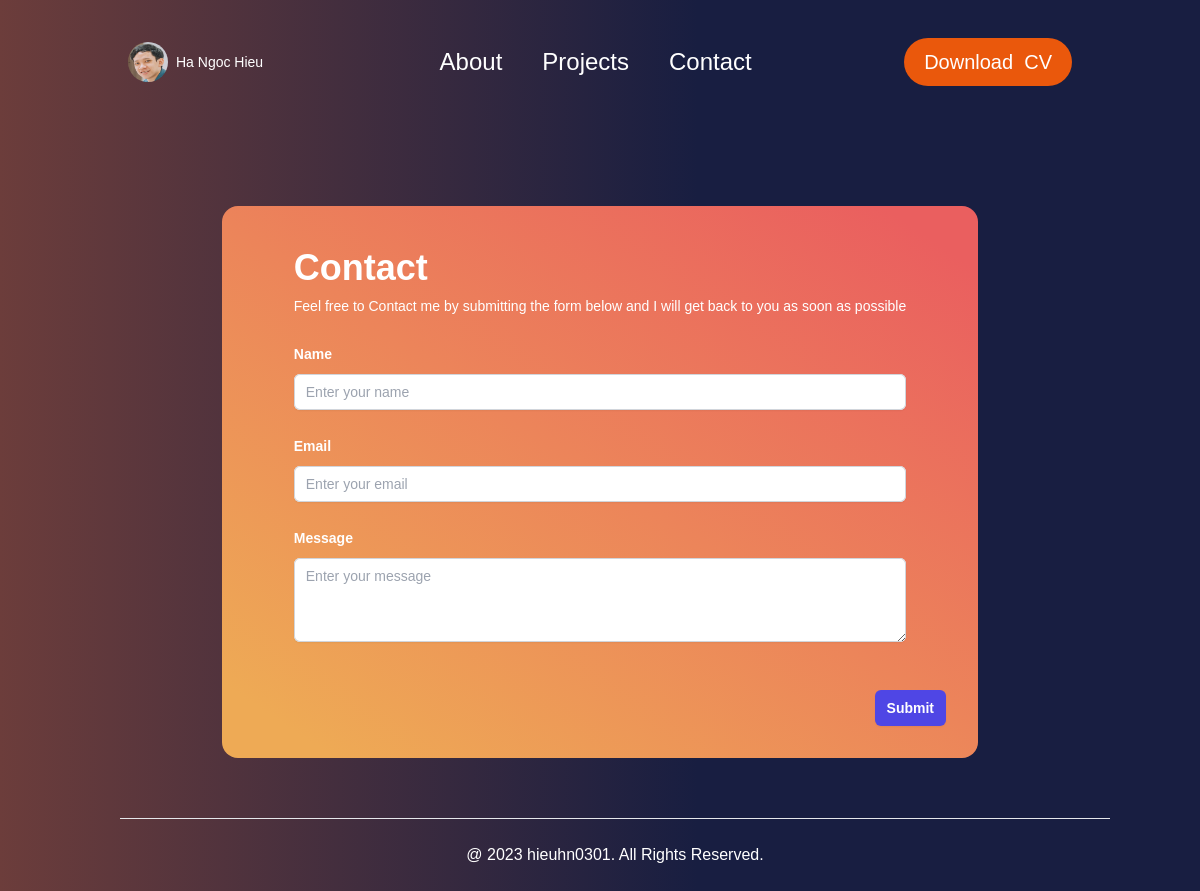
The app's page /contact with its own data.
### app/models.py (models this page shows, shortened)
class UserInfo(User):
    middle_name = models.CharField('middle name', max_length=50, blank=True, null=True)
    dob = models.DateField()
    phone = models.CharField(max_length=15, validators=[validate_phone])
    introduction = models.TextField()
    position = models.CharField(max_length=50)
    avatar = models.ImageField(upload_to='static/images/', blank=True, null=True)
    image = models.ImageField(upload_to='static/images/', blank=True, null=True)
    facebook_link = models.CharField(max_length=100, blank=True, null=True)
    linkedin_link = models.CharField(max_length=100, blank=True, null=True)
    github_link = models.CharField(max_length=100, blank=True, null=True)
    twitter_link = models.CharField(max_length=100, blank=True, null=True)
    def get_full_name(self):
        if self.middle_name:
            return "%s %s %s" % (self.last_name, self.middle_name, self.first_name)
        return "%s %s" % (self.last_name, self.first_name)

### app/views.py (the view, shortened to what this page needs)
# urls.py: path('contact', views.ContactView.as_view(), name='contact'),
class ContactView(BaseView):
    template_name = 'contact.html'
    def get(self, request, *args, **kwargs):
        form = ContactForm()
        return render(request, self.template_name, {"form": form, "user_info": self.user})

### app/forms.py
class ContactForm(ModelForm):
    name = forms.CharField(required=True)
    email = forms.EmailField(required=True)
    message = forms.CharField(required=True)
    class Meta:
        model = Contact
        fields = ['name', 'email', 'message']

### templates/contact.html (shortened to what this page needs)
{% extends 'base.html' %}
{% block content %}
<section class="w-[75%] mx-auto mt-10">
    <form class="flex flex-col justify-center items-center text-white p-8 rounded-2xl" style="background: linear-gradient(214deg, #EA5F5F 6.04%, #EA5 92.95%);"
          method="post"
          action="{% url 'app:contact' %}">
      <div class="space-y-12 mt-4">
        <div class="pb-12">
          <h1 class="text-4xl font-bold leading-7">Contact</h1>
          <p class="text-center mt-3 text-sm leading-6">Feel free to Contact me by submitting the form below and I will get back to you as soon as possible</p>
          <div class="mt-6 grid grid-cols-1 gap-x-6 gap-y-6">
            <div class="col-span-full">
              <label for="name" class="block text-sm font-bold leading-6">Name</label>
              <div class="mt-2">
                <input id="name"
                       name="name"
                       placeholder="Enter your name"
                       class="block w-full rounded-md border-0 py-1.5 text-gray-900 shadow-sm ring-1 ring-inset ring-gray-300 placeholder:text-gray-400 focus:ring-2 focus:ring-inset focus:ring-indigo-600 sm:text-sm sm:leading-6"></input>
              </div>
            </div>
            <div class="col-span-full">
              <label for="email" class="block text-sm font-bold leading-6">Email</label>
              <div class="mt-2">
                <input id="email" name="email"
                       placeholder="Enter your email"
                       class="block w-full rounded-md border-0 py-1.5 text-gray-900 shadow-sm ring-1 ring-inset ring-gray-300 placeholder:text-gray-400 focus:ring-2 focus:ring-inset focus:ring-indigo-600 sm:text-sm sm:leading-6"></input>
              </div>
            </div>
            <div class="col-span-full">
              <label for="message" class="block text-sm font-bold leading-6">Message</label>
              <div class="mt-2">
                <textarea
                        id="message"
                        name="message"
                        placeholder="Enter your message"
                        rows="3"
                        class="block w-full rounded-md border-0 py-1.5 text-gray-900 shadow-sm ring-1 ring-inset ring-gray-300 placeholder:text-gray-400 focus:ring-2 focus:ring-inset focus:ring-indigo-600 sm:text-sm sm:leading-6"></textarea>
              </div>
              </div>
          </div>
        </div>
      </div>
      <div class="w-full flex items-end justify-end gap-x-6">
        <button type="submit" class="rounded-md bg-indigo-600 px-3 py-2 text-sm font-semibold text-white shadow-sm hover:bg-indigo-500 focus-visible:outline focus-visible:outline-2 focus-visible:outline-offset-2 focus-visible:outline-indigo-600">Submit</button>
      </div>
    </form>
</section>
{% endblock %}

### templates/base.html (shortened to what this page needs)
<!DOCTYPE html>
{% load static %}
{% load static tailwind_tags %}
<html lang="en">
<head>
    <link rel="stylesheet" href="https://cdnjs.cloudflare.com/ajax/libs/font-awesome/6.5.1/css/all.min.css" />
    <link rel="stylesheet" href="{% static 'css/style.css' %}">
    {% tailwind_css %}
</head>
<body>
    <div class="min-h-screen bg-gradient-to-r from-[#984d38] from-[-30.3%] to-[#181E41] to-[58.12%] pb-5">
        <div class="py-[2.5%] px-[5%] sm:px-[8%]">
            <nav style="padding-bottom: 72px" class="">
                <div class="mx-auto max-w-7xl px-2 md:px-6 lg:px-8">
                    <div class="w-full flex h-12 md:h-16 items-center justify-between">
                        <div class="flex flex-shrink-0 items-center">
                            <a href="{% url 'app:home' %}" class="flex flex-row justify-center items-center gap-2 rounded-full text-sm bold text-white">
                                <img class="h-10 w-10 rounded-full" src="{{user_info.avatar}}" alt="avatar">
                                <h1 class="text-sm">{{user_info.get_full_name}} </h1>
                            </a>
                        </div>
                        <div class="w-full hidden md:flex items-center justify-center">
                            <div class="md:ml-6 md:block">
                                <div class="flex space-x-4">
                                    <a href="{% url 'app:about' %}" class="text-white hover:text-gray-300 rounded-md px-3 py-2 text-2xl font-medium">About</a>
                                    <a href="{% url 'app:projects' %}" class="text-white hover:text-gray-300 rounded-md px-3 py-2 text-2xl font-medium">Projects</a>
                                    <a href="{% url 'app:contact' %}" class="text-white hover:text-gray-300 rounded-md px-3 py-2 text-2xl font-medium">Contact</a>
                                </div>
                            </div>
                        </div>
                        <div class="hidden md:flex items-center px-5 py-2.5 rounded-full bg-orange-600">
                            <a href="{% static 'uploads/cv.pdf' %}" download="cv.pdf" class="w-full text-center text-xl text-white font-medium text-nowrap">
                                <span class="hidden md:inline-block">Download &nbsp;</span>CV
                            </a>
                        </div>
                    </div>
                </div>
            </nav>
            {% block content %}
            {% endblock %}
        </div>
        <footer class="text-center text-white" style="padding: 2.5% 7.5% 2.5% 10%">
            <hr>
            <br>
            <h2>@ 2023 hieuhn0301. All Rights Reserved.</h2>
        </footer>
    </div>
</body>
</html>

### static/css/style.css (style rules this page uses)
body { font-family: 'Poppins', sans-serif; }

### records on screen
UserInfo: avatar (picture), get_full_name "Ha Ngoc Hieu"
